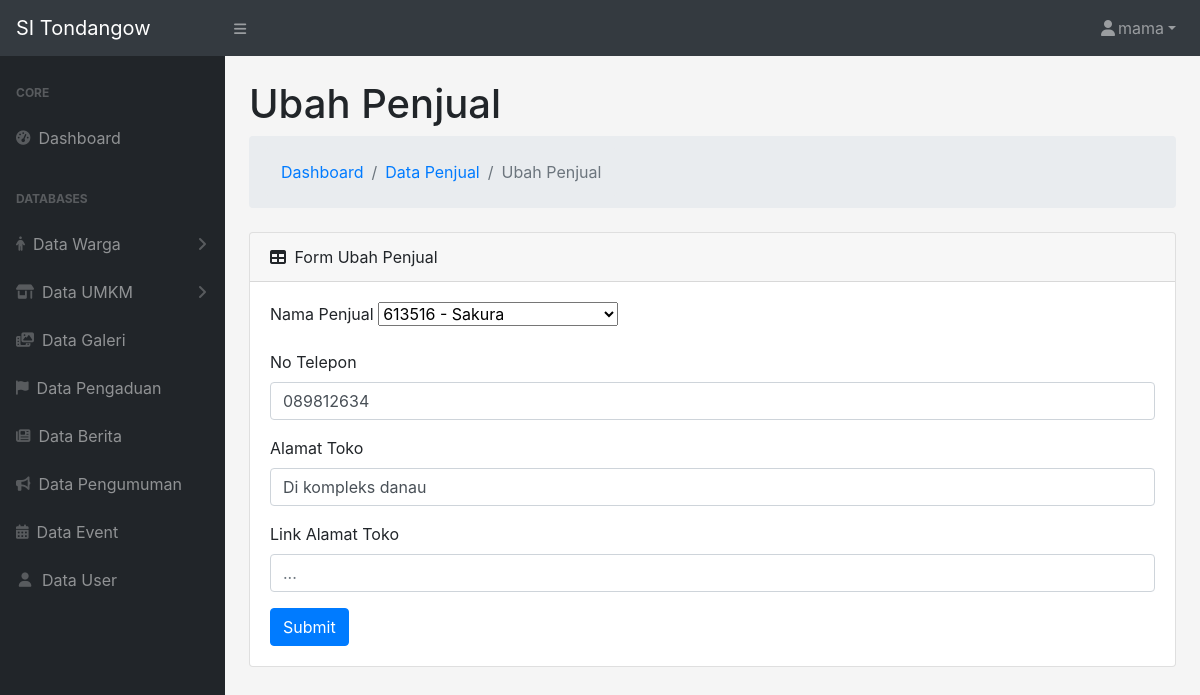
Page /adminSidesa/models/ubahPenjual.php?id=3 (signed in) on the committed database.
### tables this page shows
CREATE TABLE `penjual` (
  `id_penjual` int(11) NOT NULL,
  `nama_penjual` int(20) NOT NULL,
  `no_telepon` varchar(255) NOT NULL,
  `alamat_toko` varchar(255) NOT NULL
);

CREATE TABLE `penduduk` (
  `id` int(11) NOT NULL,
  `no_kk` int(255) NOT NULL,
  `nik` varchar(255) NOT NULL,
  `nama` varchar(255) NOT NULL,
  `tanggal_lahir` date NOT NULL,
  `jenis_kelamin` varchar(255) NOT NULL,
  `agama` varchar(255) NOT NULL,
  `pekerjaan` varchar(255) NOT NULL,
  `alamat_lengkap` varchar(255) NOT NULL
);

### adminSidesa/functions/general.php (called while the page is built, shortened)
<?php
require_once 'dbconnect.php';
function query($query)
{
    global $dbconnect;
    $result = mysqli_query($dbconnect, $query);
    $rows = [];
    while ($row = mysqli_fetch_assoc($result)) {
        $rows[] = $row;
    }
    return $rows;
}
?>

### adminSidesa/models/ubahPenjual.php (the view, shortened to what this page needs)
<?php
include '../templates/header.php';
$pageName = 'Ubah Penjual';
$getId=$_GET['id'];
$queryPenjual=query("SELECT * FROM penjual INNER JOIN penduduk ON penjual.nama_penjual=penduduk.id WHERE id_penjual='$getId'")[0];
?>
<div id="layoutSidenav_content">
    <main>
        <div class="container-fluid">
            <h1 class="mt-4"><?= $pageName ?></h1>
            <ol class="breadcrumb mb-4">
                <ol class="breadcrumb mb-0">
                    <li class="breadcrumb-item"><a href="../index.php">Dashboard</a></li>
                    <li class="breadcrumb-item"><a href="../controllers/dataPenjual.php">Data Penjual</a></li>
                    <li class="breadcrumb-item active"><?= $pageName ?></li>
                </ol>
            </ol>
            <div class="card mb-4">
                <div class="card-header">
                    <div>
                        <i class="fas fa-table mr-1 position-relative"></i>
                        Form <?= $pageName ?>
                    </div>
                </div>
                <div class="card-body">
                    <form name="form" id="form" action="#" method="post" enctype="multipart/form-data">
                        <div class="form-group">
                            <label for="nama_penjual">Nama Penjual</label>
                            <select name="nama_penjual" id="selectize" class="form-select" required>
                                <option value="<?=$queryPenjual['nama_penjual']?>" selected><?=$queryPenjual['nik']?> - <?=$queryPenjual['nama']?></option>
                            </select>
                        </div>
                        <div class="form-group">
                            <label for="no_telepon">No Telepon</label>
                            <input value="<?=$queryPenjual['no_telepon']?>" name="no_telepon" id="no_telepon" autocomplete="off" type="number" class="form-control" placeholder="..." required>
                        </div>
                        <div class="form-group">
                            <label for="alamat_toko">Alamat Toko</label>
                            <input value="<?=$queryPenjual['alamat_toko']?>" name="alamat_toko" id="lokasi" autocomplete="off" type="text" class="form-control" placeholder="..." required>
                        </div>
                        <div class="form-group">
                            <label for="link_alamat_toko">Link Alamat Toko</label>
                            <input value="<?=$queryPenjual['link_alamat_toko']?>" name="link_alamat_toko" id="link_alamat_toko" autocomplete="off" type="text" class="form-control" placeholder="..." required>
                        </div>
                        <button name="submit" id="submit" type="submit" class="btn btn-primary">Submit</button>
                    </form>
                </div>
            </div>
        </div>
    </main>
</div>
</div>
<?php include '../templates/footer.php'; ?>

### rows in the picture
penjual: nama_penjual "613516 - Sakura", no_telepon "089812634", alamat_toko "Di kompleks danau"

### other values in the picture
$_SESSION['username'] "mama"
$pageName "Ubah Penjual"
